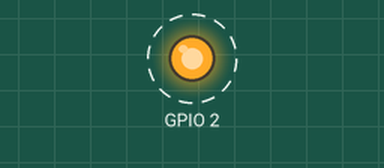
Simulated run of this sketch. Board: ESP8266 (NodeMCU). Parts: output pins drawn as LEDs (lit = HIGH). Dashed ring = blinking. WiFi joins after 1.5 s; servers stay silent unless stated; what the sketch prints to the serial monitor is not drawn.

Above: at 2.0 s.
Timing chart, 0 to 6.1 s (numbered marks = the images above):
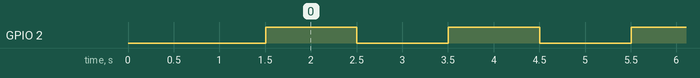

The sketch:

main.ino
```cpp
#include <ESP8266WiFi.h>
#include <ESP8266mDNS.h>
#include <WiFiUdp.h>
#include <ArduinoOTA.h>

extern "C" {
#include "user_interface.h"
}

const char* ssid = "ATT283";
const char* password = "2512825926";

void setup() {
  Serial.begin(115200);
  Serial.println("Booting");
  WiFi.mode(WIFI_STA);
  WiFi.begin(ssid, password);
  while (WiFi.waitForConnectResult() != WL_CONNECTED) {
    Serial.println("Connection Failed! Rebooting...");
    delay(5000);
    ESP.restart();
  }

  // Port defaults to 8266
  // ArduinoOTA.setPort(8266);

  // Hostname defaults to esp8266-[ChipID]
  // ArduinoOTA.setHostname("myesp8266");

  // No authentication by default
  // ArduinoOTA.setPassword((const char *)"123");

  ArduinoOTA.onStart([]() {
    Serial.println("Start");
  });
  ArduinoOTA.onEnd([]() {
    Serial.println("\nEnd");
  });
  ArduinoOTA.onProgress([](unsigned int progress, unsigned int total) {
    Serial.printf("Progress: %u%%\r", (progress / (total / 100)));
  });
  ArduinoOTA.onError([](ota_error_t error) {
    Serial.printf("Error[%u]: ", error);
    if (error == OTA_AUTH_ERROR) Serial.println("Auth Failed");
    else if (error == OTA_BEGIN_ERROR) Serial.println("Begin Failed");
    else if (error == OTA_CONNECT_ERROR) Serial.println("Connect Failed");
    else if (error == OTA_RECEIVE_ERROR) Serial.println("Receive Failed");
    else if (error == OTA_END_ERROR) Serial.println("End Failed");
  });
  ArduinoOTA.begin();
  Serial.println("Ready for OTA test abc");
  Serial.print("IP address: ");
  Serial.println(WiFi.localIP());

// setup GPIO02 to turn on/off LED
  pinMode(2, OUTPUT);

}

void loop() {
  ArduinoOTA.handle();
  blink_led();
}

void blink_led() {
  Serial.println("Blinking LED ...");
  digitalWrite(2, HIGH);   // turn the LED on (HIGH is the voltage level)
  delay(1000);              // wait for a second
  digitalWrite(2, LOW);    // turn the LED off by making the voltage LOW
  delay(1000);              // wait for a second
}
```

Measured:
- by itself, GPIO 2: alternates HIGH for 1.0 s and LOW for 1.0 s
